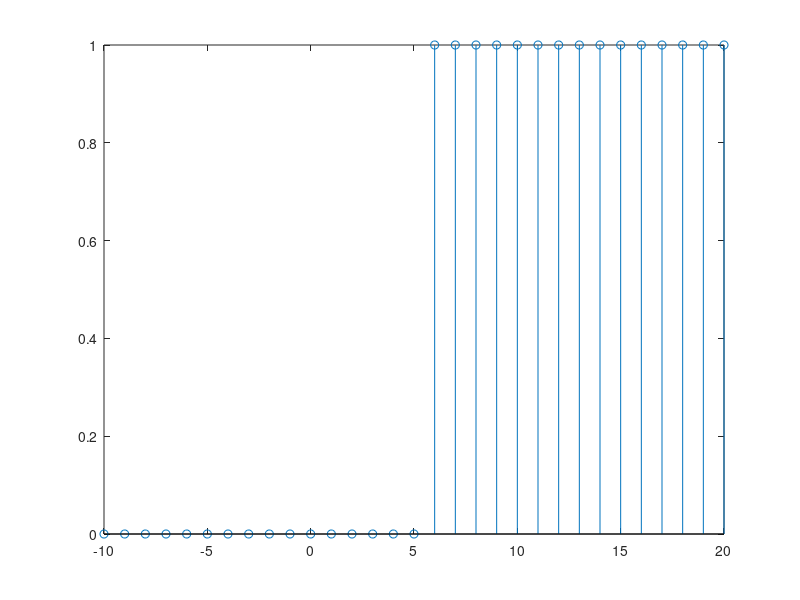

This chart was generated by the following MATLAB code:
function P1_5
clc;clear all;close all;
function [x,n] = stepseq(n0,n1,n2)
% Generates x(n) = u(n-n0); n1 <= n <= n2
% ------------------------------------------
% [x,n] = stepseq(n0,n1,n2)
%
n = [n1:n2]; x = [(n-n0) >= 0];
end
[x,n] = stepseq(6,-10,20);
stem(n,x);
end